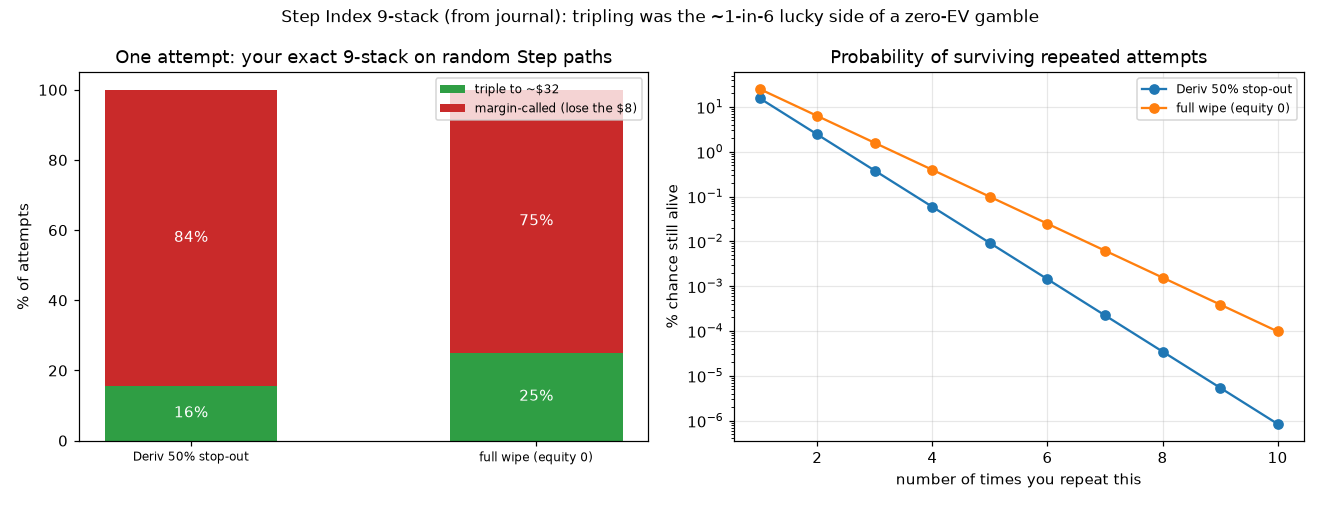

The Python source for this figure:
"""
Monte Carlo of the ACTUAL Step Index trade from the MT5 journal (acct 101638786).

Replays the exact 9-stack over many random Step Index paths and asks:
  what fraction TRIPLE the account (reach the profit you banked) vs
  what fraction get MARGIN-CALLED first?

Everything is pinned to the real log so this isn't a guess:
  * 9 short entries of 0.1 lot, no stops (prices from the journal).
  * Take-profit barrier = your real exit (7815.4) -> the +$24.6 that made $8 -> ~$32.6.
  * Step Index = symmetric random walk, fixed 0.1 step, p(up)=p(down)=0.5
    (confirmed by the 0.1-grid fills in the log).
  * $/point pinned so the sim reproduces $8 -> $32.6 (=> ~$9 per 1.0 point on the
    full 0.9-lot stack), which also fixes how close the margin-call was.
"""
import numpy as np

ENTRIES = np.array([7818.6, 7818.4, 7818.4, 7818.2, 7818.0,
                    7817.8, 7817.9, 7817.9, 7818.0])       # 9 short fills, 0.1 lot each
N_LOTS = len(ENTRIES)                                       # 9 x 0.1 lot
SUM_ENTRY = ENTRIES.sum()                                   # 70363.2
ENTRY_AVG = SUM_ENTRY / N_LOTS                              # 7818.133
STEP = 0.1
START_EQ = 8.0
EXIT_PRICE = 7815.4                                         # your actual bulk-close
STOPOUT_FRAC = 0.50                                         # Deriv MT5 stop-out = 50% margin
MARGIN_PER_LOT = 0.85                                       # implied: 9 fit in $8, 10th = "No money"


def equity(price):
    """Account equity as a function of current Step price (short 0.9 lots)."""
    # $/point pinned to reproduce $8 -> $32.6 at the real exit:
    #   gain = (SUM_ENTRY - N_LOTS*EXIT_PRICE) * pt_val  and we want gain = 24.6
    pnl_points = SUM_ENTRY - N_LOTS * price
    pt_val = 24.6 / (SUM_ENTRY - N_LOTS * EXIT_PRICE)       # ~= 1.0  ($ per point per 0.1 lot)
    return START_EQ + pnl_points * pt_val


def barrier_ticks():
    profit_ticks = round((ENTRY_AVG - EXIT_PRICE) / STEP)          # price must FALL this many ticks
    margin_used = N_LOTS * MARGIN_PER_LOT
    # two ruin definitions (up-moves), bracketing reality:
    ruin_prices = {
        "Deriv 50% stop-out": _price_for_equity(STOPOUT_FRAC * margin_used),
        "full wipe (equity 0)": _price_for_equity(0.0),
    }
    ruin = {k: round((v - ENTRY_AVG) / STEP) for k, v in ruin_prices.items()}
    return profit_ticks, ruin


def _price_for_equity(eq_target):
    pt_val = 24.6 / (SUM_ENTRY - N_LOTS * EXIT_PRICE)
    # eq_target = START_EQ + (SUM_ENTRY - N_LOTS*price)*pt_val  -> solve price
    return (SUM_ENTRY - (eq_target - START_EQ) / pt_val) / N_LOTS


def simulate(profit_ticks, ruin_ticks, n_paths=200_000, max_steps=200_000, seed=0):
    """Symmetric +-1 tick walk with two absorbing barriers. Returns outcome array
    (+1 = hit profit/triple, -1 = hit ruin)."""
    rng = np.random.default_rng(seed)
    pos = np.zeros(n_paths, dtype=np.int32)
    done = np.zeros(n_paths, dtype=bool)
    outcome = np.zeros(n_paths, dtype=np.int8)
    for _ in range(max_steps):
        mv = rng.integers(0, 2, n_paths).astype(np.int32) * 2 - 1
        pos[~done] += mv[~done]
        hit_profit = (~done) & (pos <= -profit_ticks)      # price fell enough -> short wins
        hit_ruin = (~done) & (pos >= ruin_ticks)           # price rose enough -> margin call
        outcome[hit_profit] = 1
        outcome[hit_ruin] = -1
        done |= hit_profit | hit_ruin
        if done.all():
            break
    return outcome


def main():
    import matplotlib
    matplotlib.use("Agg"); import matplotlib.pyplot as plt

    profit_ticks, ruin = barrier_ticks()
    print(f"Entry avg {ENTRY_AVG:.3f} | profit target {EXIT_PRICE} = {profit_ticks} ticks DOWN")
    print(f"Reproduced P&L at target: +${equity(EXIT_PRICE)-START_EQ:.1f}  "
          f"(${START_EQ:.0f} -> ${equity(EXIT_PRICE):.1f})\n")

    results = {}
    for label, rticks in ruin.items():
        oc = simulate(profit_ticks, rticks)
        p_triple = float(np.mean(oc == 1)); p_ruin = float(np.mean(oc == -1))
        win_amt = equity(EXIT_PRICE) - START_EQ
        loss_amt = START_EQ - max(0.0, equity(ENTRY_AVG + rticks * STEP))
        ev = p_triple * win_amt - p_ruin * loss_amt
        results[label] = (p_triple, p_ruin, win_amt, loss_amt, ev, rticks)
        print(f"--- ruin = {label} ({rticks} ticks UP, ~{rticks*STEP:.1f} pts) ---")
        print(f"  P(triple to ~$32)   = {p_triple*100:5.1f}%")
        print(f"  P(margin-called)    = {p_ruin*100:5.1f}%")
        print(f"  win +${win_amt:.1f} / lose -${loss_amt:.1f}  ->  EV per attempt = ${ev:+.2f}")
        print(f"  survive 5 repeats   = {(1-p_ruin)**5*100:.2f}%\n")

    # ---- plot: outcome split + survival vs number of repeats -------------------
    fig, (ax1, ax2) = plt.subplots(1, 2, figsize=(12, 4.6))
    labels = list(results.keys())
    triples = [results[k][0] * 100 for k in labels]
    ruins = [results[k][1] * 100 for k in labels]
    x = np.arange(len(labels))
    ax1.bar(x, triples, 0.5, label="triple to ~$32", color="#2f9e44")
    ax1.bar(x, ruins, 0.5, bottom=triples, label="margin-called (lose the $8)", color="#c92a2a")
    for i, (t, r) in enumerate(zip(triples, ruins)):
        ax1.text(i, t/2, f"{t:.0f}%", ha="center", va="center", color="white", fontsize=10)
        ax1.text(i, t + r/2, f"{r:.0f}%", ha="center", va="center", color="white", fontsize=10)
    ax1.set_xticks(x); ax1.set_xticklabels(labels, fontsize=8)
    ax1.set_ylabel("% of attempts"); ax1.set_title("One attempt: your exact 9-stack on random Step paths")
    ax1.legend(fontsize=8)

    reps = np.arange(1, 11)
    for k in labels:
        p_ruin = results[k][1]
        ax2.plot(reps, (1 - p_ruin) ** reps * 100, marker="o", label=k)
    ax2.set_xlabel("number of times you repeat this"); ax2.set_ylabel("% chance still alive")
    ax2.set_title("Probability of surviving repeated attempts"); ax2.set_yscale("log")
    ax2.grid(alpha=0.3); ax2.legend(fontsize=8)
    fig.suptitle("Step Index 9-stack (from journal): tripling was the ~1-in-6 lucky side of a "
                 "zero-EV gamble", fontsize=11)
    fig.tight_layout()
    fig.savefig("step_montecarlo.png", dpi=110)
    print("saved step_montecarlo.png")


if __name__ == "__main__":
    main()
